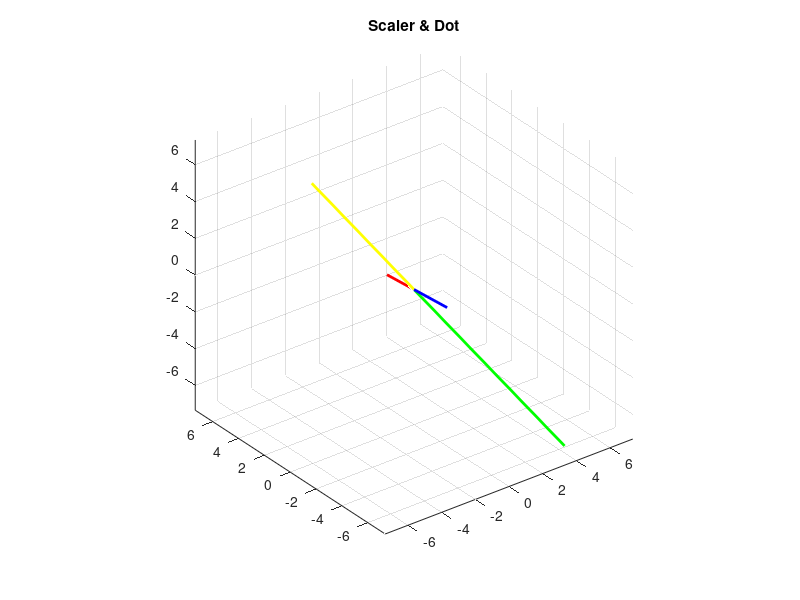

Recreate this plot in MATLAB.
% Generate two vectors
% Generate two scalors
% compute the dot product in original vectors
% compute dot product in scaled vectors


%Vectors -give orthogonal vector with dot product zero
v1= [-3 4 5]'
v2= [3 6 -3]'
% below is notmsl not orthogonal 
%v1= [-3 0 1]'
%v2= [3 6 -3]'

%Scalor Vectors
%s1=2
%s2=3

%Scalor Vectors -Experimnet iwth negative
s1=-2
s2=-3

% compute the dot product in original vectors
% computed as -3*3 +  4*6  + 5*-3
%v1dotv2 = dot(v1,v2)
disp(['Original: ' num2str(dot(v1,v2))])
% dot product is zero, coz, vector are meeting at 90 degree

% compute dot product in scaled vectors
t1= v1*s1
t2= v2*s2

disp(['Scaled : ' num2str(dot(t1,t2))])

%%%%%%%%%%%%%%%%%%%%%%%%%%%%%%%%%%%%%%%%%%%%%%%%%%%%%%%%%%%%%%%%

% draw them
figure(4), clf
plot3([0 v1(1)],[0 v1(2)],[0 v1(3)],'y','linew',2)
hold on
plot3([0 v2(1)],[0 v2(2)],[0 v2(3)],'r','linew',2)
hold on
plot3([0 t1(1)],[0 t1(2)],[0 t1(3)],'g','linew',2)
hold on
plot3([0 t2(1)],[0 t2(2)],[0 t2(3)],'b','linew',2)


axmax = max([ norm(v1) norm(v2) ]);
axis([-1 1 -1 1 -1 1]*axmax)
grid on, rotate3d on, axis square
title([ 'Scaler & Dot'])








